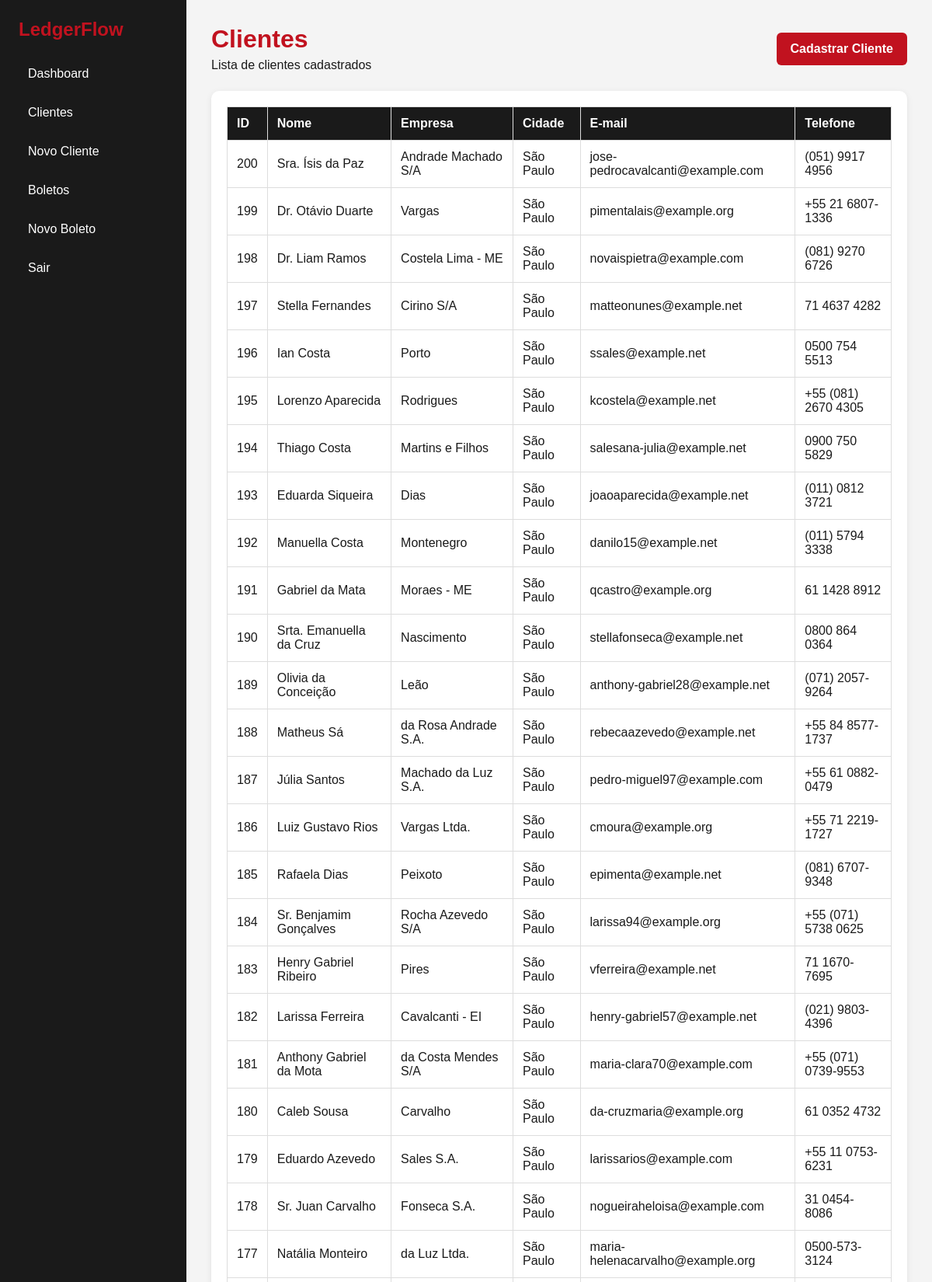
The page /clientes/ (signed in, upper part) on the database its author committed.
### app/models.py (models this page shows)
class Cliente(db.Model):
    __tablename__ = "clientes"
    id = db.Column(db.Integer, primary_key=True)
    nome = db.Column(db.String(120), nullable=False)
    empresa = db.Column(db.String(120), nullable=False)
    cidade = db.Column(db.String(120), nullable=False)
    email = db.Column(db.String(120))
    telefone = db.Column(db.String(30))
    documento = db.Column(db.String(30))

### app/routes/clientes.py (the view)
@bp.route("/")
@login_required
def lista():
    clientes = Cliente.query.order_by(Cliente.id.desc()).all()
    return render_template("clientes.html", clientes=clientes)

### app/__init__.py (called while the page is built)
def create_app():
    app = Flask(__name__, instance_relative_config=True)
    app.config.from_object(Config)
    db.init_app(app)
    login_manager.init_app(app)
    from .models import Colaborador
    @login_manager.user_loader
    def load_user(user_id):
        return db.session.get(Colaborador, int(user_id))
    from .routes.main import bp as main_bp
    from .routes.auth import bp as auth_bp
    from .routes.clientes import bp as clientes_bp
    from .routes.financeiro import bp as financeiro_bp
    from .routes.api import bp as api_bp
    app.register_blueprint(main_bp)
    app.register_blueprint(auth_bp)
    app.register_blueprint(clientes_bp)
    app.register_blueprint(financeiro_bp)
    app.register_blueprint(api_bp)
    with app.app_context():
        db.create_all()
    return app

### app/templates/clientes.html (shortened to what this page needs)
<!DOCTYPE html>
<html lang="pt-BR">
<head>
    <link rel="stylesheet" href="{{ url_for('static', filename='style.css') }}">
</head>
<body>
    <div class="layout">
        <aside class="sidebar">
            <h2>LedgerFlow</h2>
            <nav>
                <a href="{{ url_for('main.dashboard') }}">Dashboard</a>
                <a href="{{ url_for('clientes.lista') }}">Clientes</a>
                <a href="{{ url_for('clientes.novo') }}">Novo Cliente</a>
                <a href="{{ url_for('financeiro.mensalidades') }}">Boletos</a>
                <a href="{{ url_for('financeiro.novo_boleto') }}">Novo Boleto</a>
                <a href="{{ url_for('auth.logout') }}">Sair</a>
            </nav>
        </aside>
        <main class="content">
            <header class="page-header page-flex">
                <div>
                    <h1>Clientes</h1>
                    <p>Lista de clientes cadastrados</p>
                </div>
                <a class="btn-primary inline-btn" href="{{ url_for('clientes.novo') }}">Cadastrar Cliente</a>
            </header>
            <div class="card">
                <table>
                    <thead>
                        <tr>
                            <th>ID</th>
                            <th>Nome</th>
                            <th>Empresa</th>
                            <th>Cidade</th>
                            <th>E-mail</th>
                            <th>Telefone</th>
                        </tr>
                    </thead>
                    <tbody>
                        {% for c in clientes %}
                        <tr>
                            <td>{{ c.id }}</td>
                            <td>{{ c.nome }}</td>
                            <td>{{ c.empresa }}</td>
                            <td>{{ c.cidade }}</td>
                            <td>{{ c.email or '' }}</td>
                            <td>{{ c.telefone or '' }}</td>
                        </tr>
                        {% endfor %}
                    </tbody>
                </table>
            </div>
        </main>
    </div>
</body>
</html>

### app/static/style.css (style rules this page uses)
* { margin: 0; padding: 0; box-sizing: border-box; }
body { font-family: Arial, Helvetica, sans-serif; background: #F4F4F4; color: #1A1A1A; }
.layout { display: flex; min-height: 100vh; }
.sidebar { width: 240px; background: #1A1A1A; color: #FFFFFF; padding: 24px; }
.sidebar h2 { color: #C1121F; margin-bottom: 24px; }
.sidebar nav a { display: block; color: #FFFFFF; text-decoration: none; margin-bottom: 12px; padding: 10px 12px; border-radius: 6px; transition: 0.2s; }
.content { flex: 1; padding: 32px; }
.page-header { margin-bottom: 24px; }
.page-header h1 { color: #C1121F; margin-bottom: 6px; }
.page-flex { display: flex; justify-content: space-between; align-items: center; gap: 16px; }
.card { background: #FFFFFF; border-radius: 10px; padding: 20px; box-shadow: 0 2px 8px rgba(0, 0, 0, 0.08); }
table { width: 100%; border-collapse: collapse; background: #FFFFFF; }
table th, table td { padding: 12px; border: 1px solid #DDD; text-align: left; }
table th { background: #1A1A1A; color: #FFFFFF; }
.form-group button, button, .btn-primary { width: 100%; background: #C1121F; color: #FFFFFF; border: none; padding: 12px; border-radius: 6px; cursor: pointer; font-weight: bold; text-decoration: none; display: inline-block; text-align: center; }
.inline-btn { width: auto; padding: 12px 18px; }

### rows shown on the page
Cliente: id "200", nome "Sra. Ísis da Paz", empresa "Andrade Machado S/A", cidade "São Paulo", email "jose-pedrocavalcanti@example.com", telefone "(051) 9917 4956"
Cliente: id "199", nome "Dr. Otávio Duarte", empresa "Vargas", cidade "São Paulo", email "pimentalais@example.org", telefone "+55 21 6807-1336"
Cliente: id "198", nome "Dr. Liam Ramos", empresa "Costela Lima - ME", cidade "São Paulo", email "novaispietra@example.com", telefone "(081) 9270 6726"
Cliente: id "197", nome "Stella Fernandes", empresa "Cirino S/A", cidade "São Paulo", email "matteonunes@example.net", telefone "71 4637 4282"
Cliente: id "196", nome "Ian Costa", empresa "Porto", cidade "São Paulo", email "ssales@example.net", telefone "0500 754 5513"
Cliente: id "195", nome "Lorenzo Aparecida", empresa "Rodrigues", cidade "São Paulo", email "kcostela@example.net", telefone "+55 (081) 2670 4305"
Cliente: id "194", nome "Thiago Costa", empresa "Martins e Filhos", cidade "São Paulo", email "salesana-julia@example.net", telefone "0900 750 5829"
Cliente: id "193", nome "Eduarda Siqueira", empresa "Dias", cidade "São Paulo", email "joaoaparecida@example.net", telefone "(011) 0812 3721"
Cliente: id "192", nome "Manuella Costa", empresa "Montenegro", cidade "São Paulo", email "danilo15@example.net", telefone "(011) 5794 3338"
Cliente: id "191", nome "Gabriel da Mata", empresa "Moraes - ME", cidade "São Paulo", email "qcastro@example.org", telefone "61 1428 8912"
Cliente: id "190", nome "Srta. Emanuella da Cruz", empresa "Nascimento", cidade "São Paulo", email "stellafonseca@example.net", telefone "0800 864 0364"
Cliente: id "189", nome "Olivia da Conceição", empresa "Leão", cidade "São Paulo", email "anthony-gabriel28@example.net", telefone "(071) 2057-9264"
Cliente: id "188", nome "Matheus Sá", empresa "da Rosa Andrade S.A.", cidade "São Paulo", email "rebecaazevedo@example.net", telefone "+55 84 8577-1737"
Cliente: id "187", nome "Júlia Santos", empresa "Machado da Luz S.A.", cidade "São Paulo", email "pedro-miguel97@example.com", telefone "+55 61 0882-0479"
Cliente: id "186", nome "Luiz Gustavo Rios", empresa "Vargas Ltda.", cidade "São Paulo", email "cmoura@example.org", telefone "+55 71 2219-1727"
Cliente: id "185", nome "Rafaela Dias", empresa "Peixoto", cidade "São Paulo", email "epimenta@example.net", telefone "(081) 6707-9348"
Cliente: id "184", nome "Sr. Benjamim Gonçalves", empresa "Rocha Azevedo S/A", cidade "São Paulo", email "larissa94@example.org", telefone "+55 (071) 5738 0625"
Cliente: id "183", nome "Henry Gabriel Ribeiro", empresa "Pires", cidade "São Paulo", email "vferreira@example.net", telefone "71 1670-7695"
Cliente: id "182", nome "Larissa Ferreira", empresa "Cavalcanti - EI", cidade "São Paulo", email "henry-gabriel57@example.net", telefone "(021) 9803-4396"
Cliente: id "181", nome "Anthony Gabriel da Mota", empresa "da Costa Mendes S/A", cidade "São Paulo", email "maria-clara70@example.com", telefone "+55 (071) 0739-9553"
Cliente: id "180", nome "Caleb Sousa", empresa "Carvalho", cidade "São Paulo", email "da-cruzmaria@example.org", telefone "61 0352 4732"
Cliente: id "179", nome "Eduardo Azevedo", empresa "Sales S.A.", cidade "São Paulo", email "larissarios@example.com", telefone "+55 11 0753-6231"
Cliente: id "178", nome "Sr. Juan Carvalho", empresa "Fonseca S.A.", cidade "São Paulo", email "nogueiraheloisa@example.com", telefone "31 0454-8086"
Cliente: id "177", nome "Natália Monteiro", empresa "da Luz Ltda.", cidade "São Paulo", email "maria-helenacarvalho@example.org", telefone "0500-573-3124"
